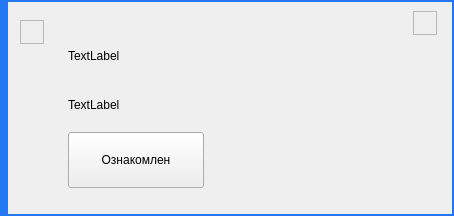
<?xml version="1.0" encoding="UTF-8"?>
<ui version="4.0">
 <class>CustomDialog</class>
 <widget class="QDialog" name="CustomDialog">
  <property name="geometry">
   <rect>
    <x>0</x>
    <y>0</y>
    <width>454</width>
    <height>216</height>
   </rect>
  </property>
  <property name="minimumSize">
   <size>
    <width>454</width>
    <height>216</height>
   </size>
  </property>
  <property name="maximumSize">
   <size>
    <width>454</width>
    <height>216</height>
   </size>
  </property>
  <property name="windowTitle">
   <string>Dialog</string>
  </property>
  <property name="styleSheet">
   <string notr="true">QDialog {
	 border: 2px solid #2278F2;
	 border-bottom: 2px solid #2278F2;
	 border-left:  8px solid #2278F2;
	  border-right: 2px solid #2278F2;
    border-top: 2px solid #2278F2;
}</string>
  </property>
  <layout class="QGridLayout" name="gridLayout">
   <property name="horizontalSpacing">
    <number>0</number>
   </property>
   <item row="0" column="1" rowspan="2" colspan="2">
    <widget class="QFrame" name="frame_3">
     <property name="minimumSize">
      <size>
       <width>402</width>
       <height>200</height>
      </size>
     </property>
     <property name="maximumSize">
      <size>
       <width>16777215</width>
       <height>200</height>
      </size>
     </property>
     <property name="frameShape">
      <enum>QFrame::NoFrame</enum>
     </property>
     <property name="frameShadow">
      <enum>QFrame::Raised</enum>
     </property>
     <layout class="QGridLayout" name="gridLayout_2">
      <property name="leftMargin">
       <number>0</number>
      </property>
      <property name="topMargin">
       <number>0</number>
      </property>
      <property name="rightMargin">
       <number>0</number>
      </property>
      <property name="bottomMargin">
       <number>0</number>
      </property>
      <item row="0" column="1">
       <widget class="QFrame" name="frame_11">
        <property name="minimumSize">
         <size>
          <width>24</width>
          <height>24</height>
         </size>
        </property>
        <property name="maximumSize">
         <size>
          <width>24</width>
          <height>24</height>
         </size>
        </property>
        <property name="frameShape">
         <enum>QFrame::StyledPanel</enum>
        </property>
        <property name="frameShadow">
         <enum>QFrame::Raised</enum>
        </property>
       </widget>
      </item>
      <item row="0" column="0" rowspan="2">
       <widget class="QFrame" name="frame_5">
        <property name="sizePolicy">
         <sizepolicy hsizetype="Expanding" vsizetype="Preferred">
          <horstretch>0</horstretch>
          <verstretch>0</verstretch>
         </sizepolicy>
        </property>
        <property name="minimumSize">
         <size>
          <width>336</width>
          <height>172</height>
         </size>
        </property>
        <property name="maximumSize">
         <size>
          <width>336</width>
          <height>172</height>
         </size>
        </property>
        <property name="frameShape">
         <enum>QFrame::NoFrame</enum>
        </property>
        <property name="frameShadow">
         <enum>QFrame::Raised</enum>
        </property>
        <layout class="QGridLayout" name="gridLayout_4">
         <item row="0" column="0" colspan="2">
          <widget class="QLabel" name="title">
           <property name="text">
            <string>TextLabel</string>
           </property>
          </widget>
         </item>
         <item row="1" column="0" colspan="2">
          <widget class="QLabel" name="message">
           <property name="text">
            <string>TextLabel</string>
           </property>
          </widget>
         </item>
         <item row="2" column="0">
          <widget class="QPushButton" name="pushButton_understand">
           <property name="sizePolicy">
            <sizepolicy hsizetype="Preferred" vsizetype="Preferred">
             <horstretch>0</horstretch>
             <verstretch>0</verstretch>
            </sizepolicy>
           </property>
           <property name="minimumSize">
            <size>
             <width>136</width>
             <height>56</height>
            </size>
           </property>
           <property name="maximumSize">
            <size>
             <width>136</width>
             <height>56</height>
            </size>
           </property>
           <property name="focusPolicy">
            <enum>Qt::NoFocus</enum>
           </property>
           <property name="text">
            <string>Ознакомлен</string>
           </property>
          </widget>
         </item>
        </layout>
       </widget>
      </item>
     </layout>
    </widget>
   </item>
   <item row="0" column="0" rowspan="2">
    <widget class="QFrame" name="frame_4">
     <property name="minimumSize">
      <size>
       <width>36</width>
       <height>200</height>
      </size>
     </property>
     <property name="maximumSize">
      <size>
       <width>36</width>
       <height>200</height>
      </size>
     </property>
     <property name="frameShape">
      <enum>QFrame::NoFrame</enum>
     </property>
     <property name="frameShadow">
      <enum>QFrame::Raised</enum>
     </property>
     <layout class="QGridLayout" name="gridLayout_3">
      <item row="0" column="0">
       <widget class="QFrame" name="frame_6">
        <property name="minimumSize">
         <size>
          <width>24</width>
          <height>24</height>
         </size>
        </property>
        <property name="maximumSize">
         <size>
          <width>24</width>
          <height>24</height>
         </size>
        </property>
        <property name="frameShape">
         <enum>QFrame::StyledPanel</enum>
        </property>
        <property name="frameShadow">
         <enum>QFrame::Raised</enum>
        </property>
       </widget>
      </item>
      <item row="1" column="0">
       <spacer name="verticalSpacer">
        <property name="orientation">
         <enum>Qt::Vertical</enum>
        </property>
        <property name="sizeHint" stdset="0">
         <size>
          <width>20</width>
          <height>40</height>
         </size>
        </property>
       </spacer>
      </item>
     </layout>
    </widget>
   </item>
  </layout>
 </widget>
 <resources/>
 <connections/>
</ui>
